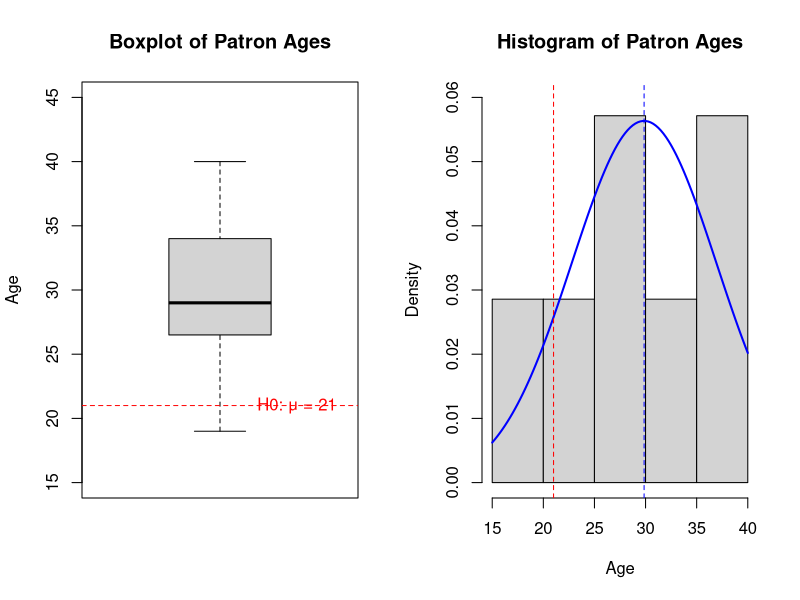

The R source for this figure:
# Beach Comber Patron Ages Analysis
# Create the data vector
patron_ages <- c(25, 19, 37, 29, 40, 28, 31)

# Step 1: State the hypotheses
# H0: μ = 21 (null hypothesis)
# Ha: μ ≠ 21 (alternative hypothesis)

# Step 2: State significance level (commonly 0.05)
alpha <- 0.05

# Step 3: Calculate test statistic and other relevant statistics
sample_mean <- mean(patron_ages)
sample_sd <- sd(patron_ages)
sample_size <- length(patron_ages)

# Perform one-sample t-test
t_test_result <- t.test(patron_ages, mu = 21)

# Step 4: Find the p-value
p_value <- t_test_result$p.value

# Step 5: Make decision
decision <- ifelse(p_value < alpha, "Reject H0", "Fail to reject H0")

# Print results
print("Sample Statistics:")
print(paste("Sample Mean:", round(sample_mean, 2)))
print(paste("Sample Standard Deviation:", round(sample_sd, 2)))
print(paste("Sample Size:", sample_size))
print("\nT-Test Results:")
print(t_test_result)
print(paste("\nDecision:", decision))

# Create visualization
par(mfrow=c(1,2)) # Set up 2 plots side by side

# Boxplot
boxplot(patron_ages, main="Boxplot of Patron Ages", 
        ylab="Age", ylim=c(15, 45))
abline(h=21, col="red", lty=2) # Add reference line for H0
text(1.3, 21, "H0: μ = 21", col="red")

# Histogram with normal curve
hist(patron_ages, main="Histogram of Patron Ages", 
     xlab="Age", prob=TRUE, ylim=c(0, 0.06))
curve(dnorm(x, mean=mean(patron_ages), sd=sd(patron_ages)), 
      add=TRUE, col="blue", lwd=2)
abline(v=21, col="red", lty=2) # Add reference line for H0
abline(v=mean(patron_ages), col="blue", lty=2) # Add sample mean line
